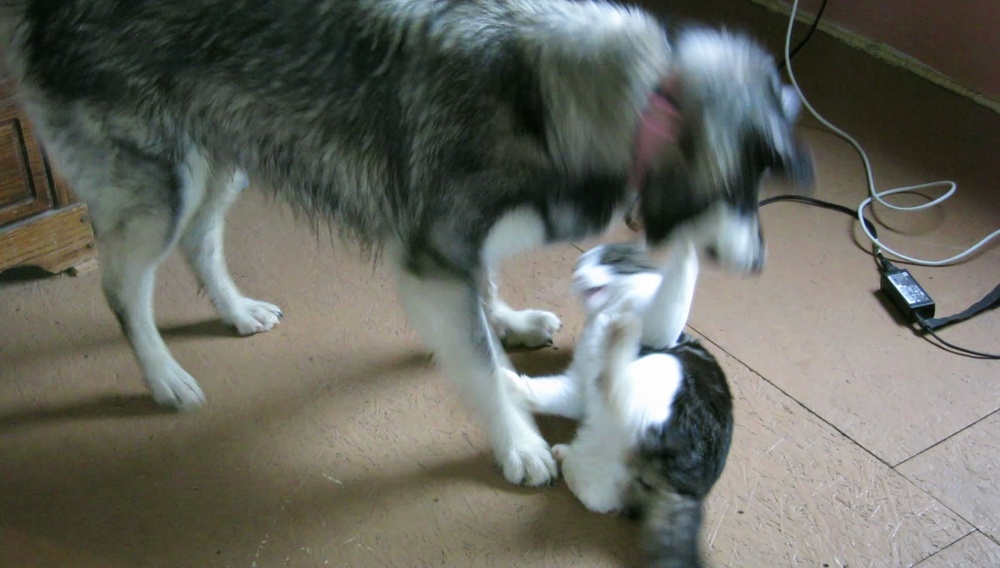
#> input picture 컴퓨터비전/homework2/stitching/dog_a.jpg, 1000 x 568 px, shrunk from 1920 x 1090 before the run
$ python 'Optical Flow.py'
#> lines starting #> are read from the running program, lines starting #| are printed output that depends on the picture
#Stitching.zip에서 dog_a, dog_b 두 사진을 이용해서 Good feature to Track을 추출하고 Pyramid Lucas-Kanade 알고리즘을 적용해서 Optical Flow을 구하는 코드를 작성하시오.
import numpy as np
import cv2

img_a_color = cv2.imread('stitching/dog_a.jpg')
#> img_a_color is the input picture: shape (568, 1000, 3); mean B, G, R 96.6, 104.6, 103.1
img_b_color = cv2.imread('stitching/dog_b.jpg')
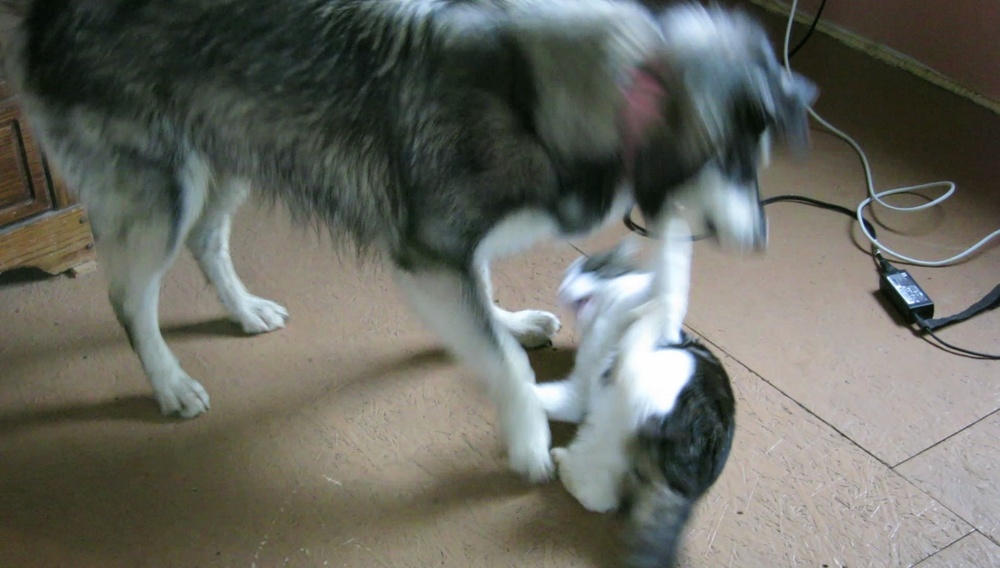
#> input picture 컴퓨터비전/homework2/stitching/dog_b.jpg, 1000 x 568 px, shrunk from 1920 x 1090 before the run
#> img_b_color is the input picture: shape (568, 1000, 3); mean B, G, R 97.5, 105.5, 104.2

# Good Features to Track 추출
# 이미지를 그레이스케일로 변환
img_a_gray = cv2.cvtColor(img_a_color, cv2.COLOR_BGR2GRAY)
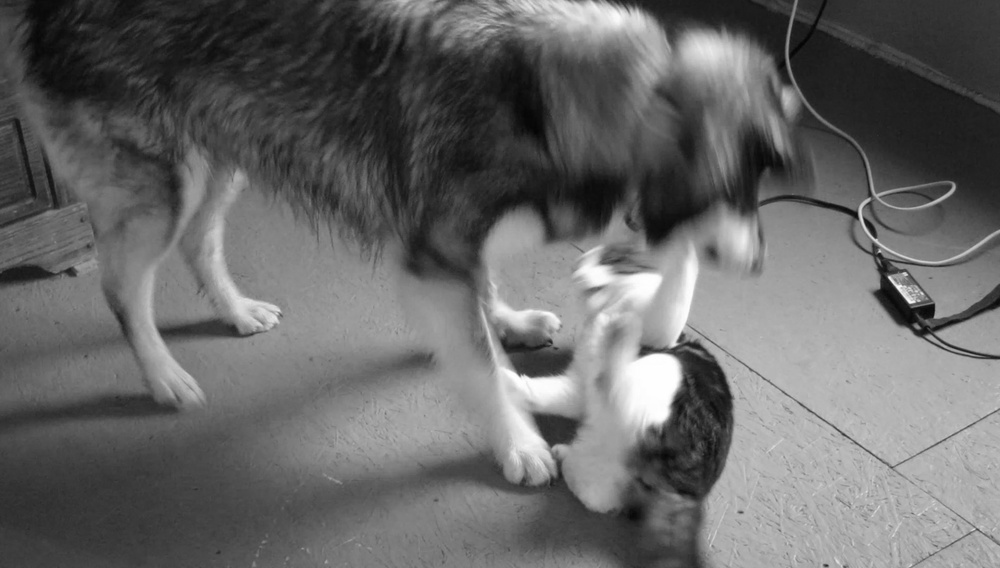
#> img_a_gray: shape (568, 1000); min 4, max 255, mean 103.2
img_b_gray = cv2.cvtColor(img_b_color, cv2.COLOR_BGR2GRAY)
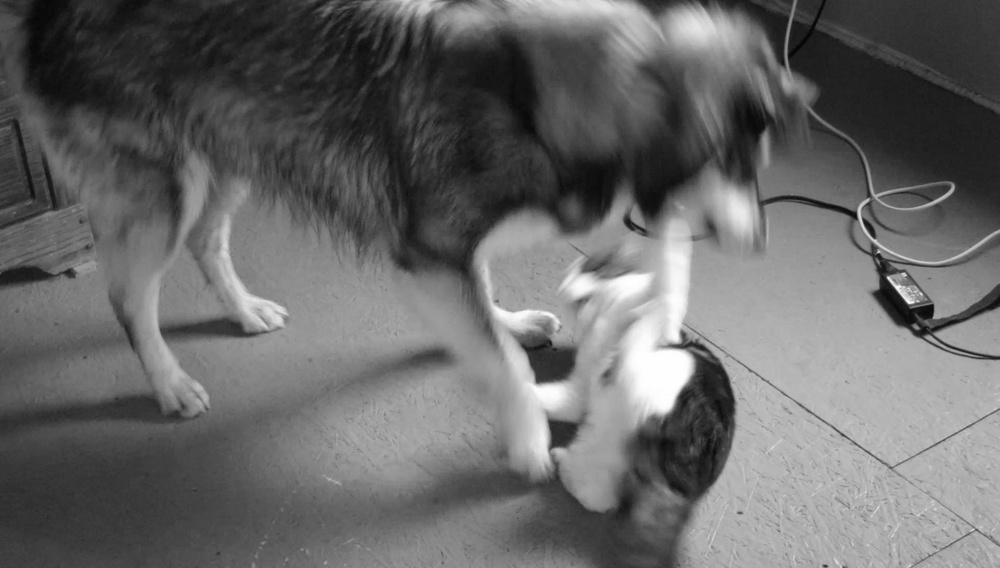
#> img_b_gray: shape (568, 1000); min 4, max 255, mean 104.2

# Good Features to Track 추출
feature_params = dict(maxCorners=100, qualityLevel=0.3, minDistance=7, blockSize=7)
p0 = cv2.goodFeaturesToTrack(img_a_gray, mask=None, **feature_params)
#> p0 = 28 rows, first 8: [890, 275], [880, 252], [905, 273], [932, 304], [910, 303], [870, 197], [676, 343], [520, 374]

# Pyramid Lucas-Kanade Optical Flow 파라미터 설정
lk_params = dict(winSize=(15, 15), maxLevel=2,
                 criteria=(cv2.TERM_CRITERIA_EPS | cv2.TERM_CRITERIA_COUNT, 10, 0.03))

# Optical Flow 계산
p1, st, err = cv2.calcOpticalFlowPyrLK(img_a_gray, img_b_gray, p0, None, **lk_params)
#> p1 = 28 rows, first 8: [889, 275.5], [879, 252.5], [904, 273.4], [931, 304.4], [909, 303.5], [869, 197.5], [678.6, 339.4], [539.2, 382.7]; st = 28 values, max 1 at index 0, min 0 at index 20, mean 0.964; err = 28 values, max 37.11 at index 11, min 0 at index 20, mean 8.88

# 좋은 포인트들만 추출
good_new = p1[st == 1]
#> good_new = 27 pairs, first value 284.7 to 975.2, second value 184.4 to 529.4
good_old = p0[st == 1]
#> good_old = 27 pairs, first value 279 to 976, second value 184 to 529

# Optical Flow 결과를 시각화
mask = np.zeros_like(img_a_color)  # 컬러 이미지에서 마스크 생성
for i, (new, old) in enumerate(zip(good_new, good_old)):
    a, b = new.ravel()
    c, d = old.ravel()
    mask = cv2.line(mask, (a, b), (c, d), (0, 255, 0), 2)
    img_a_color = cv2.circle(img_a_color, (a, b), 5, (0, 0, 255), -1)
#> this loop made 27 passes
#> (a, b, c, d) on passes 1 to 12: (889, 275.5, 890, 275), (879, 252.5, 880, 252), (904, 273.4, 905, 273), (931, 304.4, 932, 304), (909, 303.5, 910, 303), (869, 197.5, 870, 197), (678.6, 339.4, 676, 343), (539.2, 382.7, 520, 374), (936, 316.4, 937, 316), (873, 236.4, 874, 236), (935.2, 333.4, 936, 333), (678.9, 347, 639, 354)
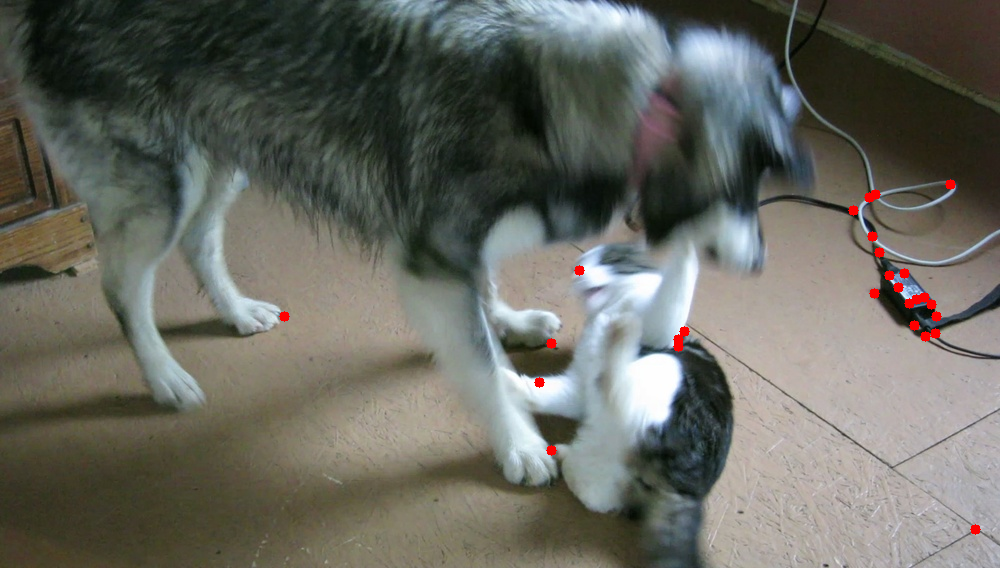
#> img_a_color: shape (568, 1000, 3); mean B, G, R 96.2, 104.2, 103.6
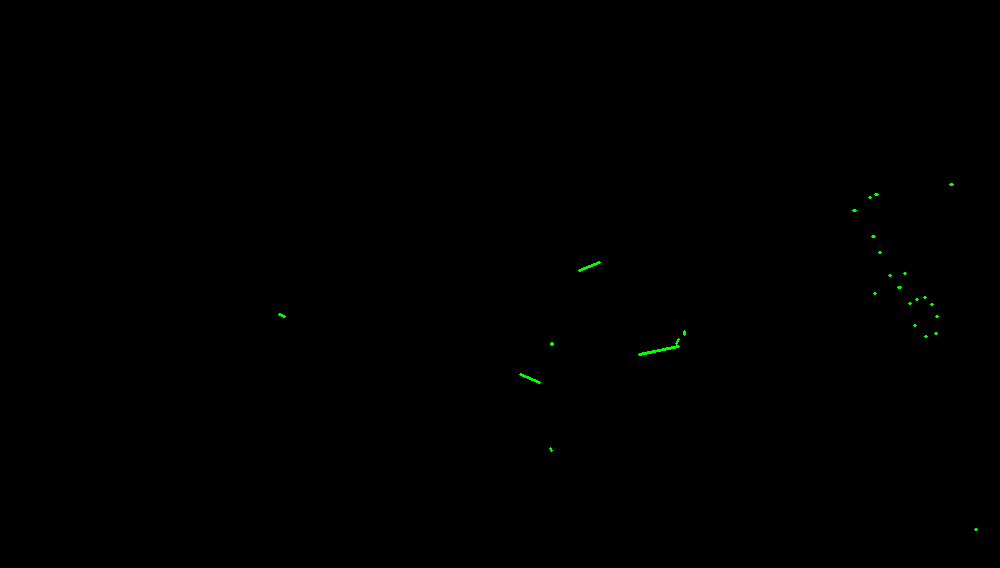
#> mask: shape (568, 1000, 3); mean of channels 0, 1, 2 0, 0.2, 0; drawn as B, G, R

output = cv2.add(img_a_color, mask)

cv2.imshow('Optical Flow', output)
cv2.waitKey(0)
cv2.destroyAllWindows()
